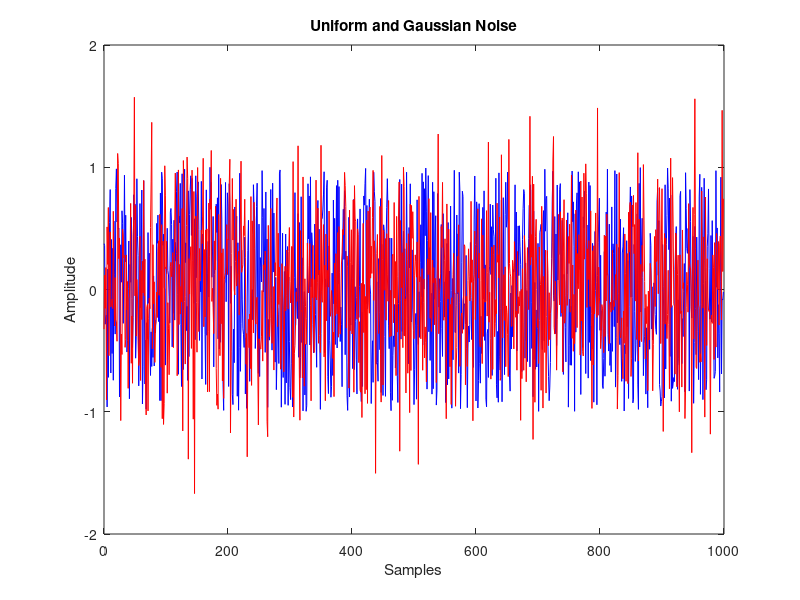

This chart was generated by the following MATLAB code: (Note: this script raises an error after producing the figure.)
%
% Generate Uniform and Normal noise sequences
%
clc; clear all; close all;
%
% n_points is the number of data samples
%
n_points = 1000;
%
% Uniform and Normal noise
%
% Generate values from the uniform distribution on the
% interval (a, b).
%        r = a + (b-a).*rand(100,1);
a = -1;
b = 1;
uniform = a + (b-a).*rand(n_points,1);
%
%
% Generate values from the Normal distribution
% with mean mu and standard deviation std
%
mu = 0;
std = 0.5;
normal = mu + std.*randn(n_points,1);
%
% Save files to disk
%
save uniform_data uniform
save normal_data normal
%
%
N = n_points;
xn = [0:1:N-1];
noiseunif = uniform;
noisegauss = normal;
%
var_noisegauss = var(noisegauss)
cov_noisegauss = cov(noisegauss)
dot_noisegauss = noisegauss'*noisegauss/N
corr_coeff_noisegauss = corrcoef(noisegauss)
autocorr_noisegauss = corr(noisegauss,noisegauss)
[cross_corr_noisegauss lags] = xcorr(noisegauss,noisegauss);
[maxvalue indexvalue] = max(cross_corr_noisegauss)
%
figure(10);
plot(xn,noiseunif,'b',xn,noisegauss,'r');
title('Uniform and Gaussian Noise')
xlabel('Samples')
ylabel('Amplitude')
legend('Uniform','Gaussian','Location','SE')
grid on;
%
figure(11);
histogram(noiseunif,100);
title('Uniform Noise')
xlabel('Samples')
ylabel('Amplitude')
grid minor;
%
figure(12);
histogram(noisegauss,100);
title('Gaussian Noise')
ylabel('Amplitude')
xlabel('Samples')
grid minor;
%
figure(13)
plot(lags,cross_corr_noisegauss/maxvalue,'r','LineWidth',1.5)
grid minor

disp('>>> END generate_noise_new.m')
